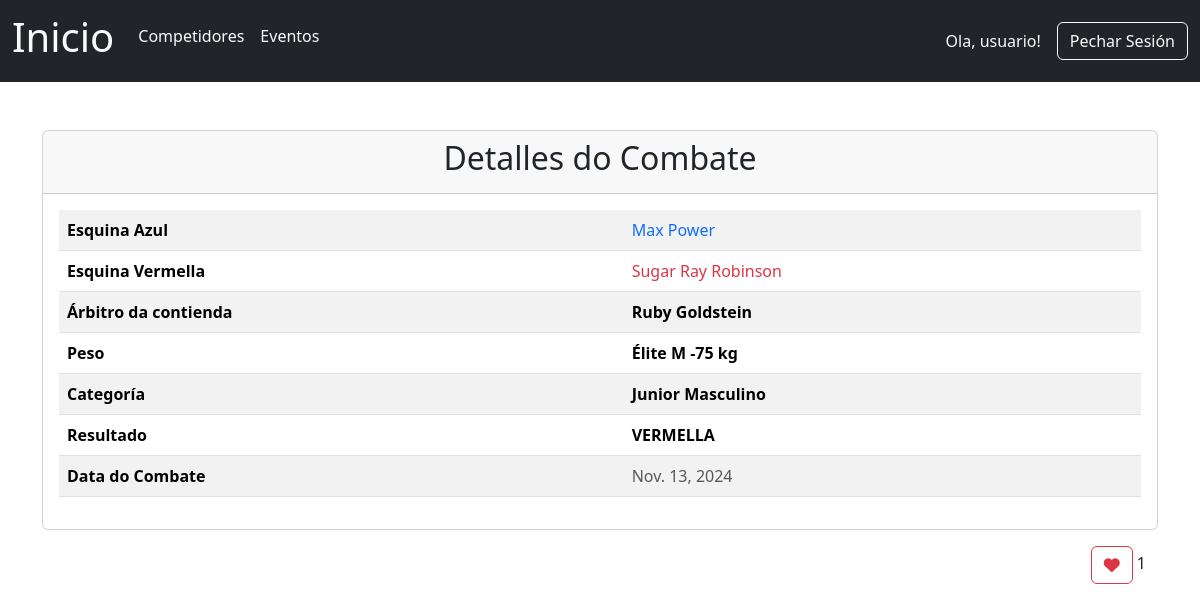
The app's page /combate/7/ (signed in) with its own data.
### boxGal/models.py (models this page shows, shortened)
class Usuario(AbstractUser):
    id_usuario = models.BigAutoField(auto_created=True, primary_key=True)
    favoritos = models.ManyToManyField(Competidor, related_name='seguidores',blank=True)
    fotoperfil = models.ImageField(upload_to='fotos_perfil', blank=True, null=True)
    groups = models.ManyToManyField(
        'auth.Group',
        related_name='usuario_set',  #Necesario engadir para evitar erro ao migrar
        blank=True,
        help_text='The groups this user belongs to.',
        verbose_name='groups',
    )
    user_permissions = models.ManyToManyField(
        'auth.Permission',
        related_name='usuario_permissions_set',  #Necesario engadir para evitar erro ao migrar
        blank=True,
        help_text='Specific permissions for this user.',
        verbose_name='user permissions',
    )

class Competidor(models.Model):
    id_competidor = models.BigAutoField(auto_created=True, primary_key=True)
    nome_competidor = models.CharField(max_length=255)
    apelidos_competidor = models.CharField(max_length=255)
    peso_competidor = models.CharField(max_length=255)
    vitorias = models.IntegerField()
    derrotas = models.IntegerField()
    empates = models.IntegerField()
    foto_competidor = models.ImageField(upload_to='competidores/', blank=True, null=True)
    def __str__(self):
        return f"{self.nome_competidor} {self.apelidos_competidor} "

class Combate(models.Model):
    id_combate = models.BigAutoField(auto_created=True, primary_key=True)
    boxeador_azul = models.ForeignKey(Competidor, related_name='combates_azul', on_delete=models.CASCADE)
    boxeador_vermello = models.ForeignKey(Competidor, related_name='combates_vermello', on_delete=models.CASCADE)
    evento_combate = models.ForeignKey(Evento, on_delete=models.CASCADE)
    peso_combate = models.CharField(max_length=255)
    categoria_combate = models.CharField(max_length=255)
    arbitro = models.CharField(max_length=255)
    resultado = models.CharField(max_length=255)
    data_combate = models.DateField()
    likes = models.ManyToManyField(Usuario,related_name='combates_gustados', blank=True)

### boxGal/views.py (the view)
# urls.py: path('combate/<int:id>/', views.combateHTML, name='combateEspecifico'),
def combateHTML(request, id):
  combateEspecifico = Combate.objects.get(id_combate = id)
  esquinaAzul = Competidor.objects.get(id_competidor = combateEspecifico.boxeador_azul.id_competidor)
  esquinaVermella = Competidor.objects.get(id_competidor = combateEspecifico.boxeador_vermello.id_competidor)
  likes = Combate.objects.filter(id_combate = id).values('likes').annotate(count = Count('likes'))
  contido = {
    'combate': combateEspecifico,
    'likes':likes,
    'esquinaAzul':esquinaAzul,
    'esquinaVermella':esquinaVermella,
    'NUMERO_LIKES_DESTACADO':NUMERO_LIKES_DESTACADO
  }
  template = loader.get_template('combate.html')
  return HttpResponse(template.render(contido, request))

### boxGal/templates/combate.html (shortened to what this page needs)
{% extends 'header.html' %}
{% block corpo %}
  <div class="container mt-5">
    <div class="card {% if combate.likes.count >= 10 %}combate-destacado{% endif %}">
      <div class="card-header text-center">
        <h2>Detalles do Combate</h2>
      </div>
      <div class="card-body">
        <table class="table table-striped">
          <tbody>
            <tr>
              <th scope="row">Esquina Azul</th>
              <td>
                <a href="{% url 'competidoresPage' %}{{ esquinaAzul.id_competidor }}" class="text-primary text-decoration-none">{{ esquinaAzul }}</a>
              </td>
            </tr>
            <tr>
              <th scope="row">Esquina Vermella</th>
              <td>
                <a href="{% url 'competidoresPage' %}{{ esquinaVermella.id_competidor }}" class="text-danger text-decoration-none">{{ esquinaVermella }}</a>
              </td>
            </tr>
            <tr>
              <th scope="row">Árbitro da contienda</th>
              <td>
                <strong>{{ combate.arbitro }}</strong>
              </td>
            </tr>
            <tr>
              <th scope="row">Peso</th>
              <td>
                <strong>{{ combate.peso_combate }}</strong>
              </td>
            </tr>
            <tr>
              <th scope="row">Categoría</th>
              <td>
                <strong>{{ combate.categoria_combate }}</strong>
              </td>
            </tr>
            <tr>
              <th scope="row">Resultado</th>
              <td>
                <strong>{{ combate.resultado }}</strong>
              </td>
            </tr>
            <tr>
              <th scope="row">Data do Combate</th>
              <td class="text-muted">{{ combate.data_combate }}</td>
            </tr>
          </tbody>
        </table>
      </div>
    </div>
    <div class="container text-end">
      {% if user.is_authenticated %}
        <form class="mt-3" action="{% url 'alternar_like' combate.id_combate %}" method="post">
          {% if user in combate.likes.all %}
            <button type="submit" class="btn btn-danger"><i class="fas fa-heart-broken"></i></button>
          {% else %}
            <button type="submit" class="btn btn-outline-danger"><i class="fas fa-heart"></i></button>
          {% endif %}
          {{ combate.likes.count }}
        </form>
      {% else %}
        <button type="button" class="btn btn-outline-secondary mt-3" disabled><i class="fas fa-heart"></i> {{ combate.likes.count }}</button>
      {% endif %}
    </div>
  </div>
{% endblock %}

### boxGal/templates/header.html (shortened to what this page needs)
<!DOCTYPE html>
<html lang="en">
  <head>
    {% load static %}
    <link href="{% static 'bootstrap/css/bootstrap.min.css' %}" rel="stylesheet" />
    <link rel="stylesheet" href="https://cdn.jsdelivr.net/npm/charts.css/dist/charts.min.css" />
    <link rel="stylesheet" href="https://cdnjs.cloudflare.com/ajax/libs/font-awesome/6.0.0-beta3/css/all.min.css" />
    <link href="{% static 'css/style.css' %}" rel="stylesheet" />
  </head>
  <body>
    <nav class="navbar navbar-expand-md bg-dark text-light sticky-top">
      <div class="container-fluid">
        <a class="navbar-brand text-light" href="{% url 'indexPage' %}"><h1>Inicio</h1></a>
        <div class="collapse navbar-collapse" id="navbarSupportedContent">
          <ul class="navbar-nav me-auto mb-lg-0">
            <li class="navbar-item">
              <a class="nav-link text-light" href="{% url 'competidoresPage' %}"><h6>Competidores</h6></a>
            </li>
            <li class="navbar-item">
              <a class="nav-link text-light" href="{% url 'eventosPage' %}"><h6>Eventos</h6></a>
            </li>
          </ul>
          {% if user.is_authenticated %}
            <div class="d-flex align-items-center">
              <span class="text-light me-3">Ola, {{ request.user.username }}!</span>
              <a class="navbar-item btn btn-outline-light" href="{% url 'logout' %}">Pechar Sesión</a>
            </div>
          {% else %}
            <a class="navbar-item btn btn-outline-light" href="{% url 'login' %}">Iniciar Sesión</a>
          {% endif %}
        </div>
      </div>
    </nav>
    {% block corpo %}
    {% endblock %}
  </body>
</html>

### boxGal/static/css/style.css (style rules this page uses)
*::after { -webkit-box-sizing: border-box; -moz-box-sizing: border-box; box-sizing: border-box; }

### records on screen
Usuario: user.username "usuario"
Competidor: nome_competidor+apelidos_competidor "Max Power"
Competidor: nome_competidor+apelidos_competidor "Sugar Ray Robinson"
Combate: arbitro "Ruby Goldstein", peso_combate "Élite M -75 kg", categoria_combate "Junior Masculino", resultado "VERMELLA", data_combate "Nov. 13, 2024", likes.count "1"
